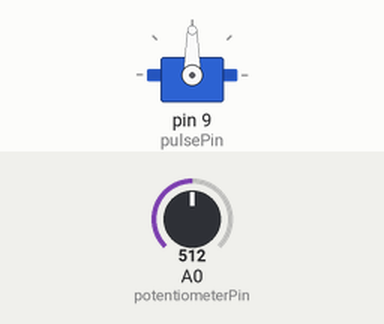
A sketch run on a simulated Arduino Uno, built with avr-gcc and run on an emulated ATmega328P. Parts: servo. Inputs (shaded band) come from the test bench; at power-on: A0 (potentiometerPin) = 512.

Above: at 1.2 s.
1.3 s: A0 (potentiometerPin) set to 716
At 1.8 s:
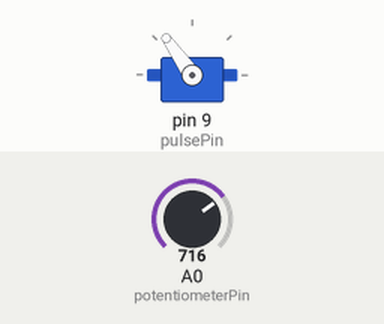
2.8 s: A0 (potentiometerPin) set to 900
At 3.9 s:
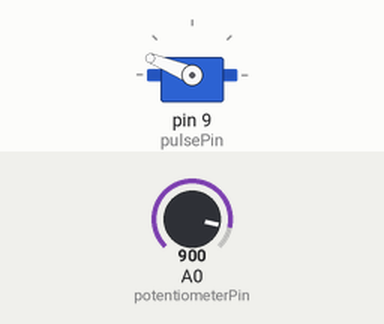
4.3 s: A0 (potentiometerPin) set to 1023
At 5.3 s:
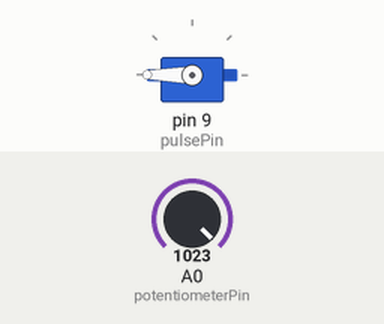
5.8 s: A0 (potentiometerPin) set to 306
At 6.2 s:
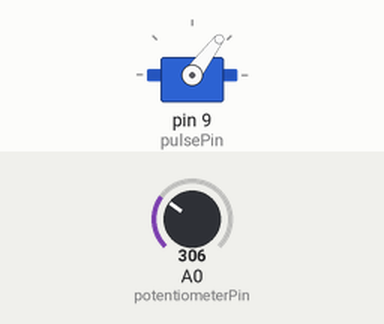
7.3 s: A0 (potentiometerPin) set to 122
At 7.6 s:
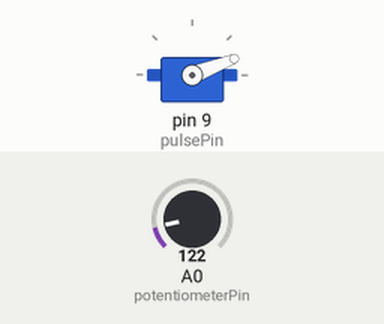
Timing chart, 0 to 9.8 s (numbered marks = the images above; inputs shaded):
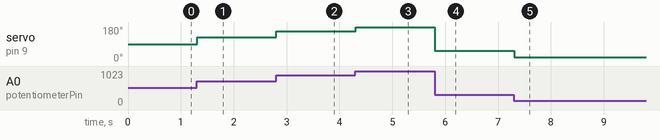

Measured:
- after the input at 1.3 s, servo on pin 9 (pulsePin): 90° → 125° at once
- after the input at 2.8 s, servo on pin 9 (pulsePin): 125° → 158° at once
- after the input at 4.3 s, servo on pin 9 (pulsePin): 158° → 180° at once
- after the input at 5.8 s, servo on pin 9 (pulsePin): 180° → 53° at once
- after the input at 7.3 s, servo on pin 9 (pulsePin): 53° → 21° at once

The sketch:

ServoSweep.ino
```cpp
#include <Servo.h>

Servo MG90S;

int potentiometerPin = 0;
int pulsePin = 9;
int analogVal = 0;
int convertVal = 0;

void setup()
{

MG90S.attach(pulsePin);


}

void loop()
{

 analogVal = analogRead(potentiometerPin);
 convertVal = map(analogVal, 0, 1023, 0, 180);
 MG90S.write(convertVal);
 delay(15);

}
```
